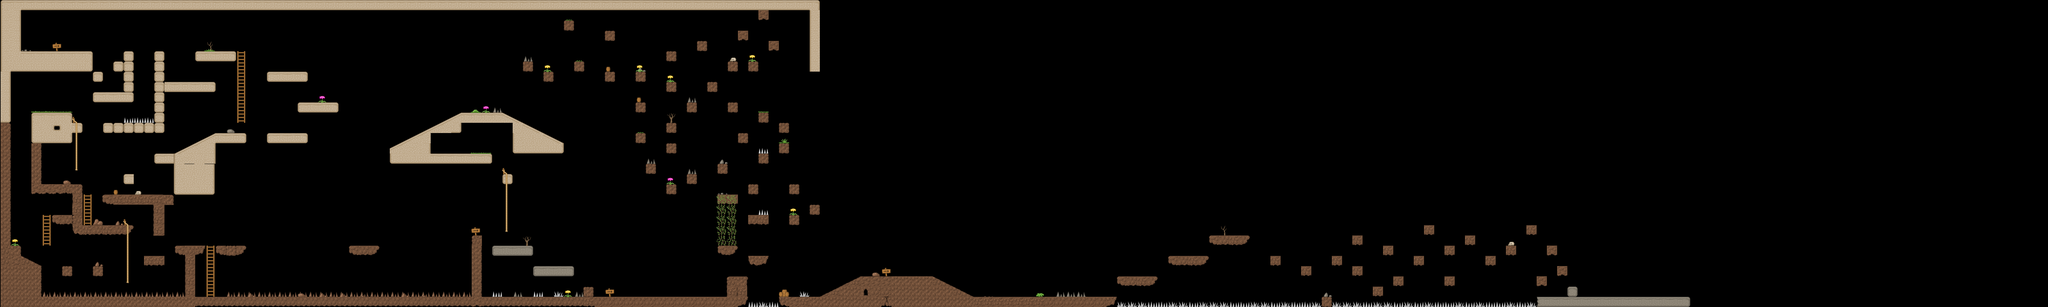

A level layout from a 2D game, rendered from its tile map. Below: a short description, then the map file with tile-grid data replaced by summaries:
An orthogonal 200x30 tile map with 32x32 px tiles, 2 tile layers (Background, Слой тайлов 2) and 205 objects (121x solid, 42x Coins, 11x Hooli, 8x ladder, 6x enemy, ...).

<map version="1.0" orientation="orthogonal" renderorder="right-down" width="200" height="30" tilewidth="32" tileheight="32" nextobjectid="289">
 <tileset firstgid="1" name="tileset2" tilewidth="32" tileheight="32" tilecount="144" columns="12">
  <image source="images/tileset2.png" width="384" height="384" />
 </tileset>
 <layer name="Background" width="200" height="30" offsetx="2" offsety="0">
  <data>[6000 cells, 702 non-empty, 81 distinct tile ids]</data>
 </layer>
 <layer name="Слой тайлов 2" width="200" height="30" offsetx="-1" offsety="1">
  <data>[6000 cells, 84 non-empty, 32 distinct tile ids]</data>
 </layer>
 <objectgroup name="Слой объектов 1">
  <object id="1" name="player" x="97" y="121" width="38" height="39" />
  <object id="2" name="solid" x="671" y="417" width="97" height="28" />
  <object id="3" name="solid" x="387" y="162" width="32" height="122" />
  <object id="4" name="solid" x="290" y="287" width="129" height="32" />
  <object id="5" name="solid" x="483" y="159" width="29" height="226" />
  <object id="7" name="solid" x="98" y="351" width="123" height="95" />
  <object id="8" name="Hooli" x="130" y="928" width="447" height="13" />
  <object id="9" name="solid" x="31" y="765" width="36" height="68" />
  <object id="10" name="solid" x="23" y="836" width="104" height="87" />
  <object id="11" name="solid" x="578" y="785" width="28" height="142" />
  <object id="12" name="solid" x="611" y="160" width="121" height="31" />
  <object id="13" name="ladder" x="747" y="157" width="11" height="225" />
  <object id="14" name="ladder" x="235" y="373" width="9" height="169" />
  <object id="15" name="ladder" x="261" y="610" width="22" height="93" />
  <object id="16" name="ladder" x="135" y="673" width="23" height="95" />
  <object id="17" name="ladder" x="393" y="693" width="9" height="199" />
  <object id="18" name="ladder" x="652" y="772" width="10" height="140" />
  <object id="19" name="SlopeLeft" x="65" y="794" width="64" height="40" />
  <object id="20" name="SlopeRight" x="546" y="418" width="123" height="61" />
  <object id="21" name="solid" x="62" y="161" width="222" height="64" />
  <object id="22" name="solid" x="325" y="606" width="219" height="10" />
  <object id="23" name="solid" x="255" y="706" width="132" height="22" />
  <object id="25" name="solid" x="129" y="579" width="129" height="26" />
  <object id="26" name="solid" x="228" y="608" width="28" height="121" />
  <object id="27" name="solid" x="167" y="674" width="58" height="20" />
  <object id="28" name="solid" x="196" y="834" width="32" height="32" />
  <object id="29" name="solid" x="292" y="833" width="32" height="32" />
  <object id="30" name="solid" x="452" y="801" width="61" height="26" />
  <object id="31" name="solid" x="545" y="769" width="94" height="14" />
  <object id="32" name="solid" x="545" y="479" width="123" height="126" />
  <object id="33" name="solid" x="5" y="223" width="26" height="544" />
  <object id="34" name="solid" x="26" y="-160" width="35" height="340" />
  <object id="35" name="solid" x="481" y="616" width="22" height="117" />
  <object id="36" name="enemy" gid="45" x="676" y="157" width="16" height="16" />
  <object id="41" name="MovingPlatform" type="G2" x="802" y="738" width="95" height="16" />
  <object id="42" name="solid" x="355" y="194" width="30" height="12" />
  <object id="43" name="solid" x="485" y="483" width="60" height="11" />
  <object id="44" name="solid" x="514" y="257" width="159" height="15" />
  <object id="45" name="MovingPlatform" type="G1" x="1155.5" y="704" width="95" height="15" />
  <object id="49" name="ladder" x="1577.5" y="522.5" width="9" height="213" />
  <object id="50" name="solid" x="832.5" y="419" width="126" height="28" />
  <object id="51" name="solid" x="932.5" y="321" width="121" height="28" />
  <object id="52" name="solid" x="835.5" y="225" width="124" height="22" />
  <object id="53" name="solid" x="1218.5" y="481" width="316" height="28" />
  <object id="54" name="solid" x="1336.5" y="436" width="5" height="42" />
  <object id="56" name="solid" x="1539.5" y="769" width="122" height="10" />
  <object id="57" name="solid" x="1669.5" y="835" width="121" height="6" />
  <object id="58" name="solid" x="1477.5" y="738" width="26" height="193" />
  <object id="59" name="solid" x="1441.5" y="354" width="140" height="17" />
  <object id="60" name="solid" x="1602.5" y="423" width="7" height="55" />
  <object id="62" name="Hooli" x="712.5" y="927" width="763" height="9" />
  <object id="63" name="Hooli" x="388.5" y="385" width="93" height="9" />
  <object id="64" name="solid" x="322" y="387" width="64" height="25" />
  <object id="65" name="solid" x="712.5" y="938" width="762" height="20" />
  <object id="66" name="solid" x="387.5" y="395" width="93" height="18" />
  <object id="67" name="solid" x="127.5" y="944" width="450" height="16" />
  <object id="68" name="Hooli" x="1540.5" y="920.5" width="29" height="9" />
  <object id="69" name="Hooli" x="1729.5" y="920.5" width="29" height="9" />
  <object id="70" name="Hooli" x="1663.5" y="919.5" width="29" height="9" />
  <object id="71" name="Hooli" x="2499.5" y="917.5" width="29" height="9" />
  <object id="72" name="Hooli" x="2371.5" y="661.5" width="29" height="9" />
  <object id="73" name="Hooli" x="2370.5" y="472.5" width="29" height="9" />
  <object id="74" name="Hooli" x="2337.5" y="943.5" width="93" height="9" />
  <object id="75" name="solid" x="1476.5" y="929" width="858" height="18" />
  <object id="76" name="solid" x="2434.5" y="931" width="1052" height="28" />
  <object id="77" name="solid" x="2330.5" y="954" width="101" height="4" />
  <object id="78" name="solid" x="2274.5" y="867" width="59" height="61" />
  <object id="79" name="solid" x="2341.5" y="803" width="59" height="12" />
  <object id="80" name="solid" x="2338.5" y="676" width="59" height="12" />
  <object id="81" name="solid" x="2246.5" y="770" width="52" height="12" />
  <object id="82" name="solid" x="2337.5" y="579" width="29" height="12" />
  <object id="83" name="solid" x="2467.5" y="674" width="29" height="12" />
  <object id="84" name="solid" x="2529.5" y="642" width="29" height="12" />
  <object id="85" name="solid" x="2466.5" y="579" width="29" height="12" />
  <object id="86" name="solid" x="2371.5" y="485" width="29" height="12" />
  <object id="87" name="solid" x="2433.5" y="449" width="29" height="12" />
  <object id="88" name="solid" x="2435.5" y="387" width="29" height="12" />
  <object id="89" name="solid" x="2369.5" y="354" width="29" height="12" />
  <object id="90" name="solid" x="2306.5" y="418" width="29" height="12" />
  <object id="91" name="solid" x="2272.5" y="323" width="29" height="12" />
  <object id="92" name="solid" x="2242.5" y="513" width="29" height="12" />
  <object id="93" name="solid" x="2147.5" y="545" width="29" height="12" />
  <object id="94" name="solid" x="2082.5" y="578" width="29" height="12" />
  <object id="95" name="solid" x="2017.5" y="514" width="29" height="12" />
  <object id="96" name="solid" x="1988.5" y="418" width="29" height="12" />
  <object id="97" name="solid" x="2082.5" y="453" width="29" height="12" />
  <object id="98" name="solid" x="2080.5" y="387" width="29" height="12" />
  <object id="99" name="solid" x="2147.5" y="323" width="29" height="12" />
  <object id="100" name="solid" x="2208.5" y="259" width="29" height="12" />
  <object id="101" name="solid" x="2082.5" y="259" width="29" height="12" />
  <object id="102" name="solid" x="1985.5" y="325" width="29" height="12" />
  <object id="103" name="solid" x="1987.5" y="228" width="29" height="12" />
  </objectgroup>
</map>
<!-- 113 of 205 objects omitted -->
